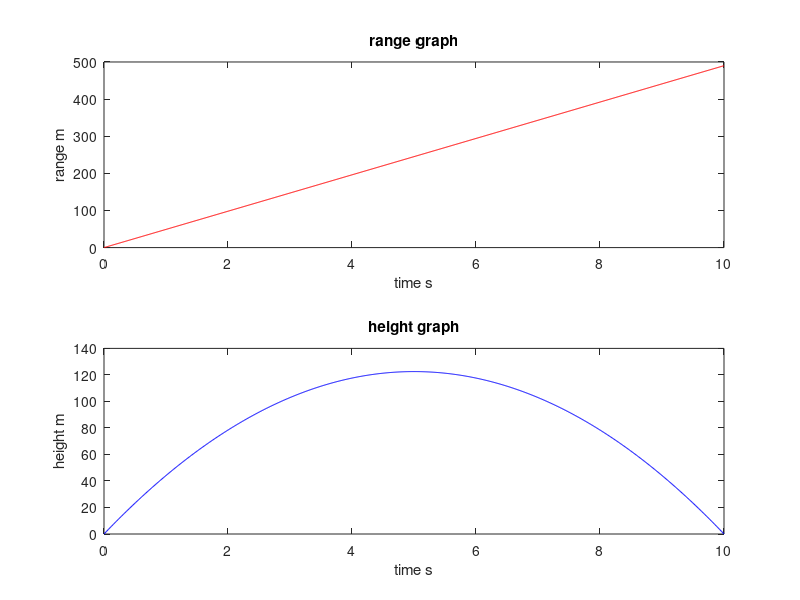

This figure's MATLAB source:
%projectile with ressspect to time 
t=0:0.01:10;
v=69.3;
g=9.8;
theta=45;
vx=v*cosd(theta);
vy=v*sind(theta);
R=vx*t;
H=vy*t-(0.5*g*t.^2);

subplot(2,1,1)
plot(t,R,'r')
xlabel('time s')
ylabel('range m')
title('range graph')

subplot(2,1,2)
plot(t,H,'b')
xlabel('time s')
ylabel('height m')
title('height graph')